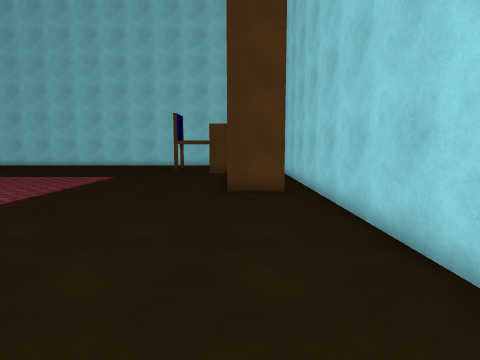
[1] (above)

22 first-person views from a walk through a 3-D level made in the Unity game engine. The camera is 1.4 m above the floor, tilts 6° down and sees 75° across. The floor is counted in squares, 1 m on a side. Each view is taken from the middle of a square. On the plan, view 1 faces up. The plan holds only what a view shows up to about 14 squares ahead; the rest is blank. The place goes on beyond the plan. The player is left out. Some surface patterns are stand-ins.

[2]
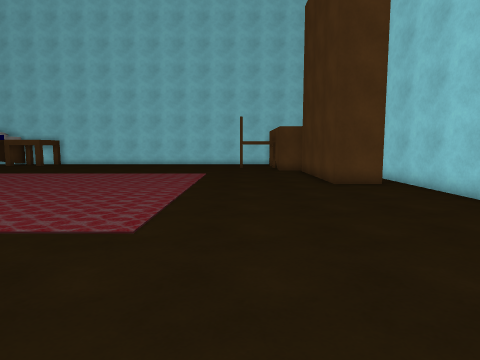

[3]
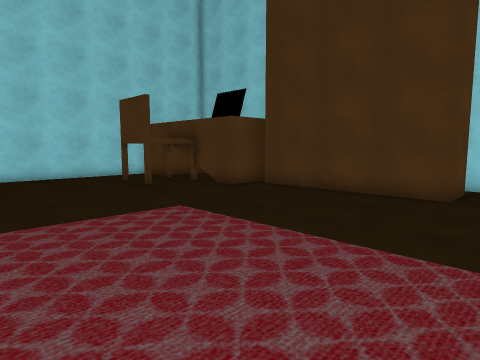

[4]
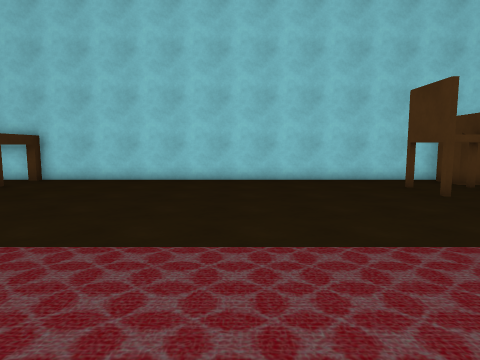

[5]
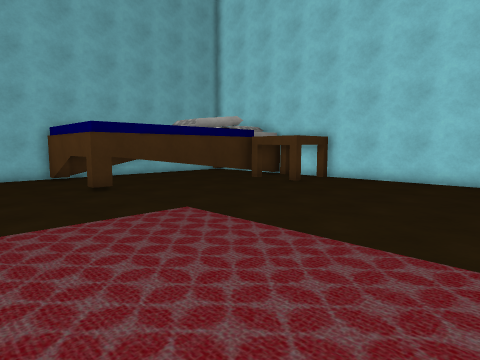

[6]
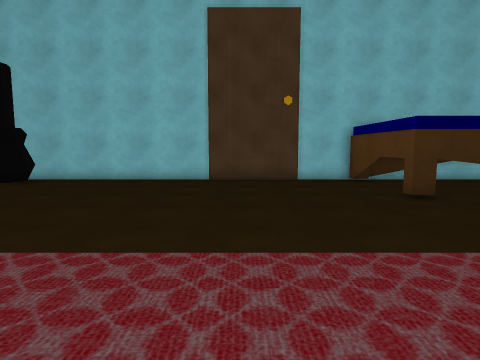

[7]
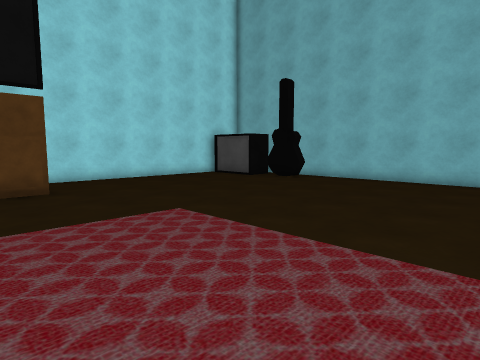

[8]
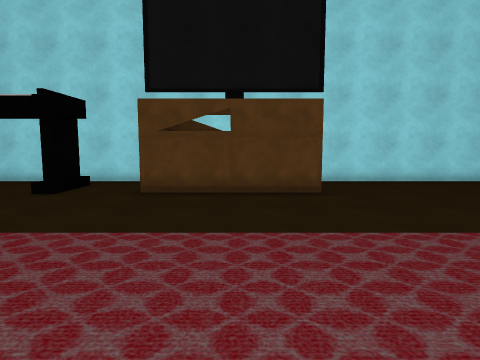

[9]
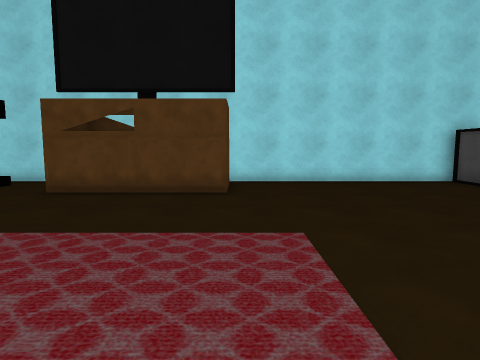

[10]
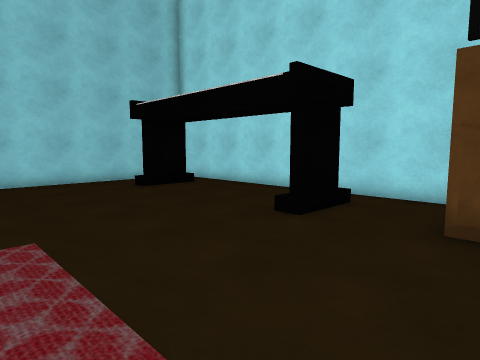

[11]
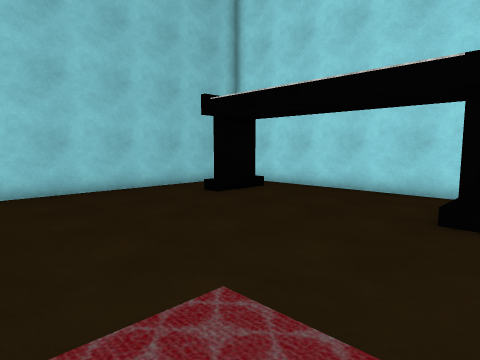

[12]
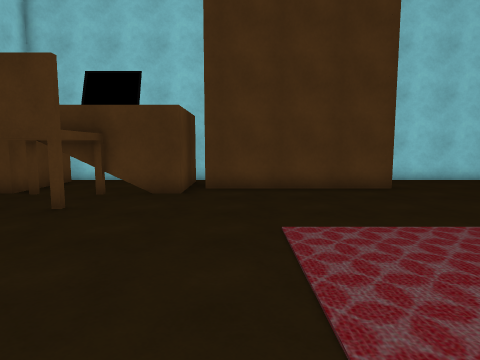

[13]
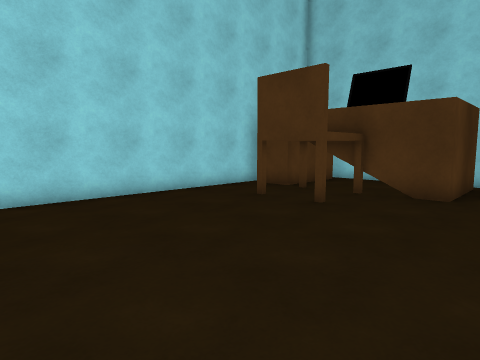

[14]
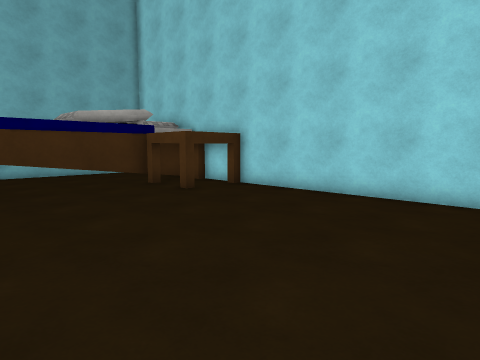

[15]
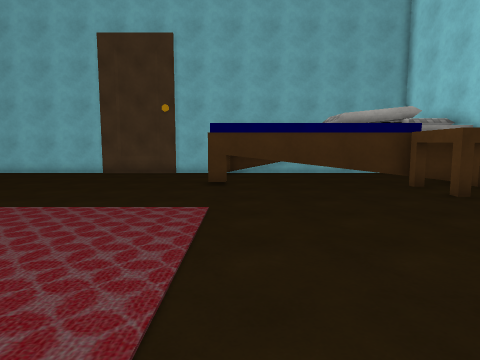

[16]
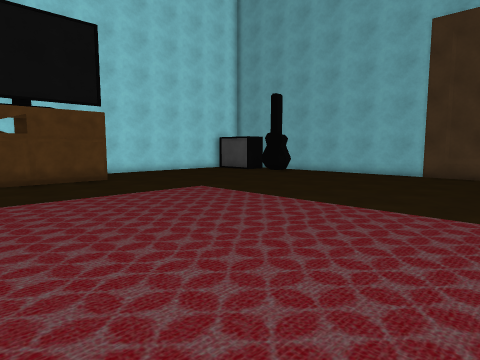

[17]
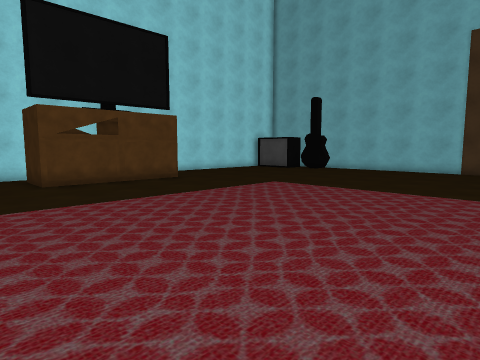

[18]
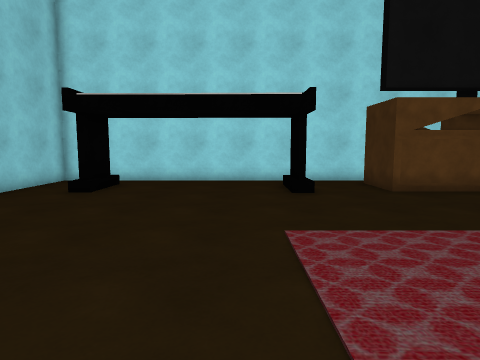

[19]
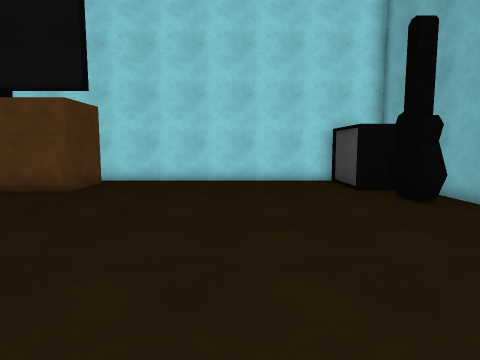

[20]
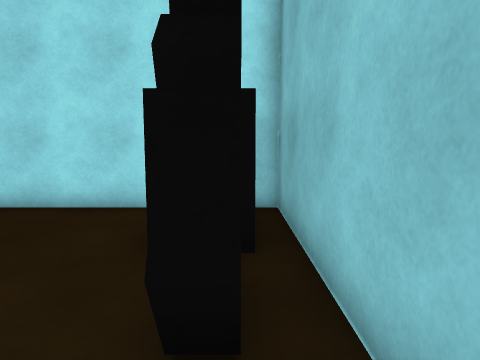

[21]
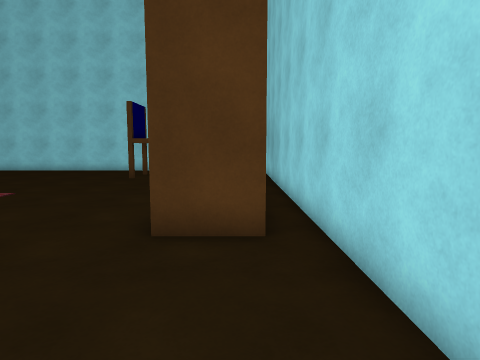

[22]
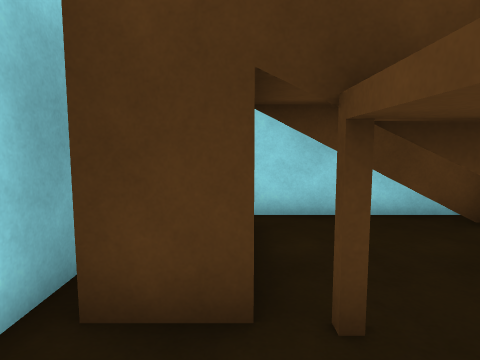

### Floor plan
Key: @ floor where view 1 was taken; # wall or solid block; . floor; C chair; T table; O other object.
Columns run from 27 left of view 1 to 3 right of it. Each row starts with its distance up from view 1.
 24      ######################
 23      #T.T................O
 22      #T.T................OOOOO#
 21      #TTT..............#CC...##
 20      #.................#CC...##
 19      #.................#CC...##
 18      #...................O...##
 17      #...................OOOOO#
 16      #.....................# .#
 15 #    #.....................# .#
 14 ######.....................# .#
 13 #..........................# .#
 12 #..........................  .#
 11 #..........................# .#
 10 #..........................##.#
  9 #.............................#
  8 #.............................#
  7 #.............................#
  6 #.............................#
  5 #.............................#
  4 #.............................#
  3 #.............................#
  2 #.............................#
  1 #.............................#
  0 ##.........................@..#
 -1 # ............................#
 -2 #OO.........OOOOOO..#...... ..#
 -3 # O.........O OO O..O......O..#
 -4 # O.........OOOOOO............#
 -5 #############    ##############

Where each view was taken, in squares from view 1:
view 1: 0 up, 0 right, facing up
view 2: 2 down, 4 left, facing up
view 3: 8 up, 10 left, facing up-right
view 4: 10 up, 10 left, facing up
view 5: 10 up, 11 left, facing up-left
view 6: 9 up, 13 left, facing left
view 7: 9 up, 13 left, facing down-left
view 8: 8 up, 13 left, facing down
view 9: 8 up, 16 left, facing down
view 10: 4 up, 11 left, facing down-right
view 11: 5 up, 8 left, facing down-right
view 12: 15 up, 11 left, facing right
view 13: 15 up, 11 left, facing up-right
view 14: 15 up, 10 left, facing up-left
view 15: 15 up, 10 left, facing left
view 16: 12 up, 10 left, facing down-left
view 17: 11 up, 7 left, facing down-left
view 18: 8 up, 5 left, facing down
view 19: 8 up, 21 left, facing down
view 20: 2 up, 26 left, facing down
view 21: 5 up, 1 right, facing up
view 22: 22 up, 4 left, facing right
